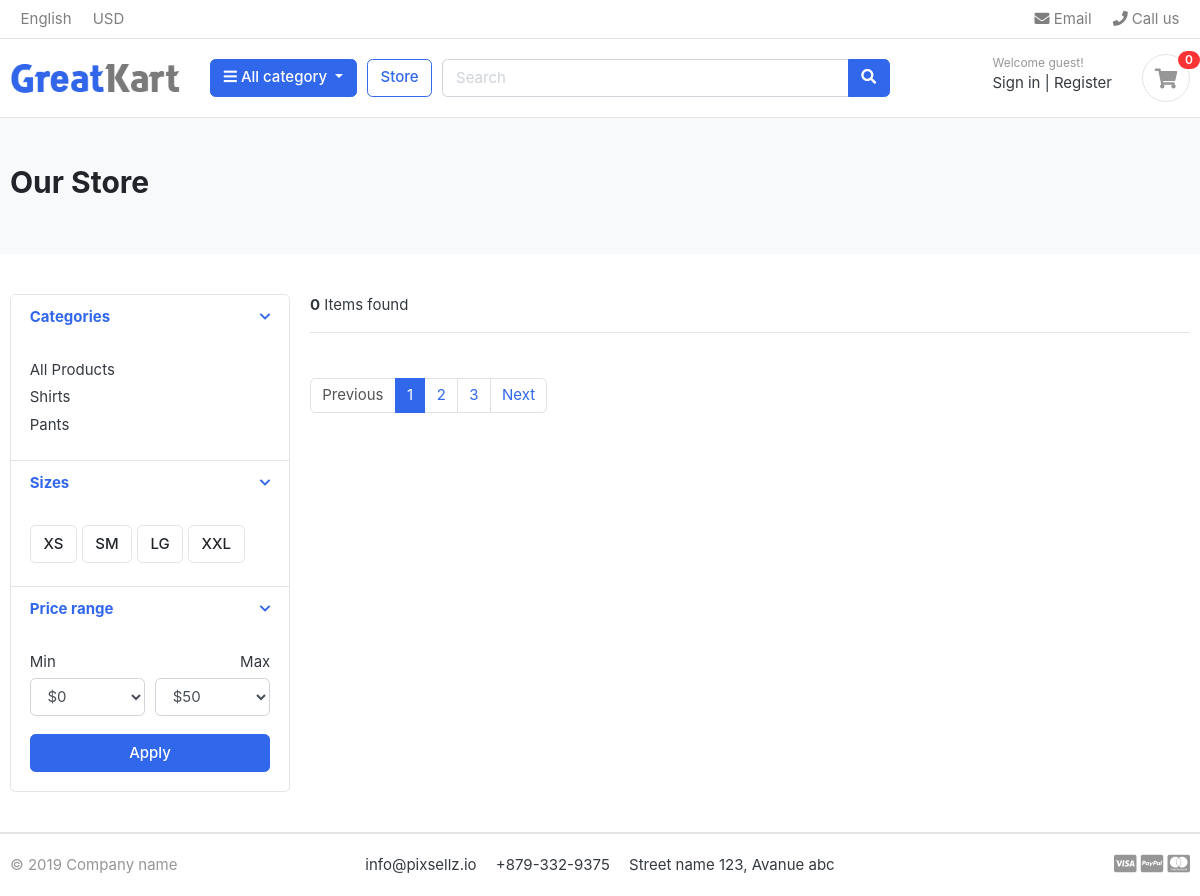
Page /store/ on the earlier database version.
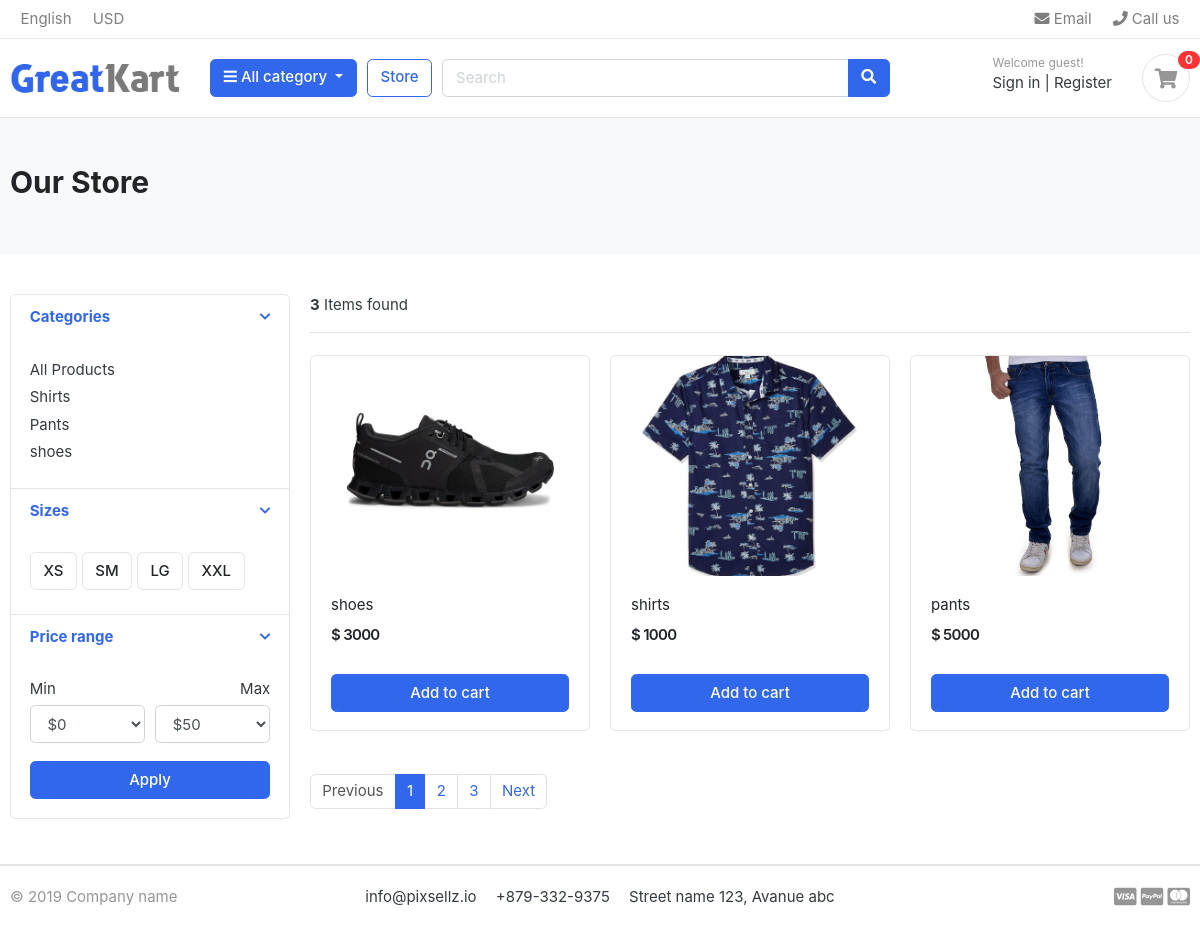
Same page on the later database version.
### category/models.py (models this page shows, shortened)
class Category(models.Model):
    category_name = models.CharField(max_length=50)
    slug = models.SlugField(max_length=100, unique=True)
    description = models.TextField(max_length=255, blank=True)
    cat_img = models.ImageField(upload_to='photos/categories',blank=True)
    class Meta:
        verbose_name = 'category'
        verbose_name_plural = 'categories'
    def get_url(self):
        return reverse('products_by_category', args=[self.slug])

### store/models.py (models this page shows, shortened)
class Product(models.Model):
    product_name = models.CharField(max_length= 200, unique=True)
    slug = models.SlugField(max_length=200, unique=True)
    description = models.TextField(max_length=500, blank=True)
    price = models.IntegerField()
    images = models.ImageField(upload_to='photos/products')
    stock = models.IntegerField()
    is_available = models.BooleanField(default = True)
    category = models.ForeignKey(Category, on_delete=models.CASCADE)
    created_date = models.DateTimeField(auto_now_add=True)
    modified_date = models.DateTimeField(auto_now_add=True)
    def get_url(self):
         return reverse('product_detail', args=[self.category.slug, self.slug])

### store/views.py (the view)
# urls.py: path('store/', include('store.urls')),
def store(request, category_slug=None):
    categories=None
    products=None
    if category_slug != None:
        categories = get_object_or_404(Category, slug=category_slug)
        products= Product.objects.filter(category=categories, is_available=True)
        product_count=products.count()
    else:
        products=Product.objects.all().filter(is_available=True)
        product_count=products.count()
    context = {
        'products' : products,
        'product_count': product_count,
    }
    return render (request, 'store/store.html', context)

### category/context_processors.py (called while the page is built)
def menu_links(request):
    links = Category.objects.all()
    return dict(links=links)

### templates/store/store.html (shortened to what this page needs)
{% extends 'base.html' %}
{% load static %}
{% block content %}
<section class="section-pagetop bg">
<div class="container">
	<h2 class="title-page">Our Store</h2>
</div>
</section>
<section class="section-content padding-y">
<div class="container">
<div class="row">
	<aside class="col-md-3">
<div class="card">
	<article class="filter-group">
		<header class="card-header">
			<a href="#" data-toggle="collapse" data-target="#collapse_1" aria-expanded="true" class="">
				<i class="icon-control fa fa-chevron-down"></i>
				<h6 class="title">Categories</h6>
			</a>
		</header>
		<div class="filter-content collapse show" id="collapse_1" style="">
			<div class="card-body">
				<ul class="list-menu">
					<li><a href="{% url 'store' %}">All Products </a></li>
					{% for category in links %}
				<li><a href="{{ category.get_url }}">{{category.category_name}} </a></li>
				{% endfor %}
				</ul>
			</div>
		</div>
	</article>
	<article class="filter-group">
		<header class="card-header">
			<a href="#" data-toggle="collapse" data-target="#collapse_4" aria-expanded="true" class="">
				<i class="icon-control fa fa-chevron-down"></i>
				<h6 class="title">Sizes </h6>
			</a>
		</header>
		<div class="filter-content collapse show" id="collapse_4" style="">
			<div class="card-body">
			  <label class="checkbox-btn">
			    <span class="btn btn-light"> XS </span>
			  </label>
			  <label class="checkbox-btn">
			    <span class="btn btn-light"> SM </span>
			  </label>
			  <label class="checkbox-btn">
			    <span class="btn btn-light"> LG </span>
			  </label>
			  <label class="checkbox-btn">
			    <span class="btn btn-light"> XXL </span>
			  </label>
		</div>
		</div>
	</article>
	<article class="filter-group">
		<header class="card-header">
			<a href="#" data-toggle="collapse" data-target="#collapse_3" aria-expanded="true" class="">
				<i class="icon-control fa fa-chevron-down"></i>
				<h6 class="title">Price range </h6>
			</a>
		</header>
		<div class="filter-content collapse show" id="collapse_3" style="">
			<div class="card-body">
				<div class="form-row">
				<div class="form-group col-md-6">
				  <label>Min</label>
				  	<select class="mr-2 form-control">
						<option value="0">$0</option>
					</select>
				</div>
				<div class="form-group text-right col-md-6">
				  <label>Max</label>
				  	<select class="mr-2 form-control">
						<option value="50">$50</option>
					</select>
				</div>
				</div>
				<button class="btn btn-block btn-primary">Apply</button>
			</div>
		</div>
	</article>
</div>
	</aside>
	<main class="col-md-9">
<header class="border-bottom mb-4 pb-3">
		<div class="form-inline">
			<span class="mr-md-auto"> <b>{{ product_count }}</b> Items found</span>
		</div>
</header>
<div class="row">
	{% for product in products %}
	<div class="col-md-4">
		<figure class="card card-product-grid">
			<div class="img-wrap">
				<a href="{{ product.get_url }}"><img src="{{ product.images.url }}"></a>
			</div>
			<figcaption class="info-wrap">
				<div class="fix-height">
					<a href="{{ product.get_url }}" class="title">{{ product.product_name }}</a>
					<div class="price-wrap mt-2">
						<span class="price">$ {{ product.price }}</span>
					</div>
				</div>
				<a href="#" class="btn btn-block btn-primary">Add to cart </a>
			</figcaption>
		</figure>
	</div>
	{% endfor %}
</div>
<nav class="mt-4" aria-label="Page navigation sample">
  <ul class="pagination">
    <li class="page-item disabled"><a class="page-link" href="#">Previous</a></li>
    <li class="page-item active"><a class="page-link" href="#">1</a></li>
    <li class="page-item"><a class="page-link" href="#">2</a></li>
    <li class="page-item"><a class="page-link" href="#">3</a></li>
    <li class="page-item"><a class="page-link" href="#">Next</a></li>
  </ul>
</nav>
	</main>
</div>
</div>
</section>
{% endblock%}

Differences in the rows shown:
added Category: category_name "shoes"
added Product: images (picture), product_name "shoes", price "3000"
added Product: images (picture), product_name "shirts", price "1000"
added Product: images (picture), product_name "pants", price "5000"
Other differences:
{{ product_count }}: "0" → "3"
